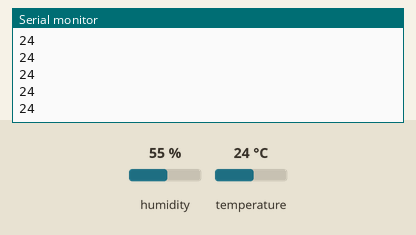
The sketch below on a simulated Arduino Uno, built with avr-gcc and run on an emulated ATmega328P. Shown: the last lines printed to the serial monitor. Inputs (shaded band) come from the test bench; at power-on: temperature 24 °C, humidity 55 %.

Above: at 2.8 s.
2.9 s: temperature set to 12 °C
At 4.5 s:
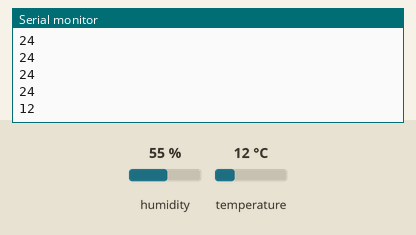
5.6 s: temperature set to 19 °C
At 6.0 s:
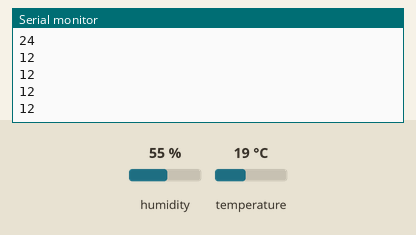
Timing chart, 0 to 8.6 s (numbered marks = the images above; inputs shaded):
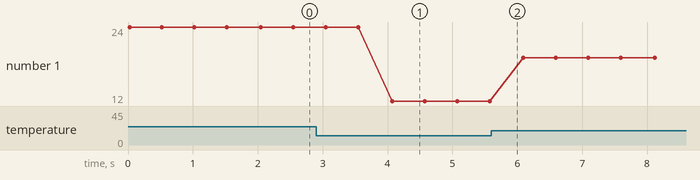

Measured:
- after the input at 2.9 s, the serial monitor: prints a new line after 1.2 s (image 1)
- plotted number 1: 24 → 12 after the input at 2.9 s, 12 → 19 after the input at 5.6 s

The sketch:

ej1.ino
```cpp
#include <DHT.h>
#include <DHT_U.h>

int SENSOR = 2;
int TEMPERATURA;
DHT dht (SENSOR, DHT11);

void setup(){
  Serial.begin(9600);
  dht.begin();
  }

void loop(){
  TEMPERATURA = dht.readTemperature();
  Serial.println(TEMPERATURA);


  delay(500);

  }
```
